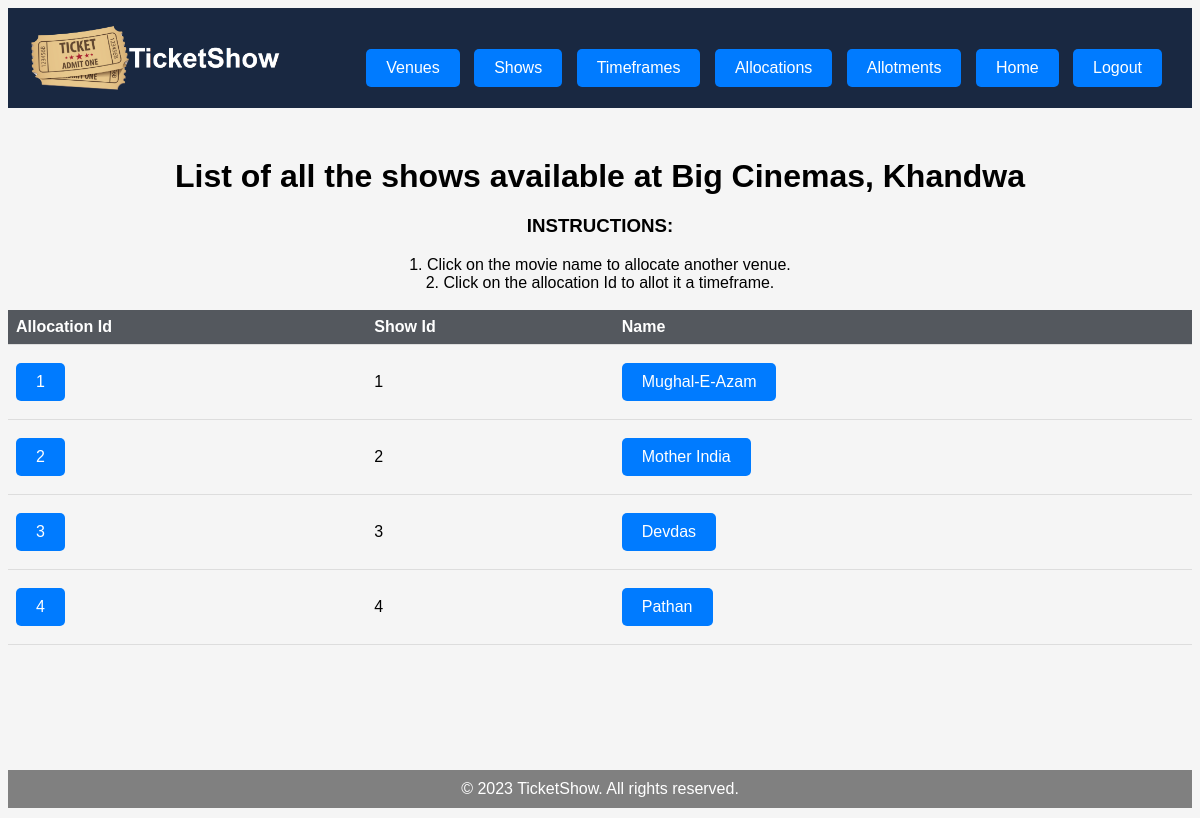
Screenshot of /admin/all_venues/view_allocations/1 (signed in) with the database file from the repository.
### models_1.py (models this page shows, shortened)
class Venue(db.Model):
    V_id = db.Column(db.Integer, primary_key=True)
    Name = db.Column(db.String(50), nullable=False)
    Location = db.Column(db.String(50), nullable=False)
    Place = db.Column(db.String(50), nullable=False)
    Capacity = db.Column(db.Integer, nullable=False)

class Show(db.Model):
    S_id = db.Column(db.Integer, primary_key=True)
    Name = db.Column(db.String(50), nullable = False)
    Rating = db.Column(db.Float, nullable=False)
    Tags = db.Column(db.String(50), nullable = True)
    TicketPrice = db.Column(db.Float, nullable = False)
    location = db.relationship('Venue', backref = "movie", secondary = "allocation")

### app.py (the view)
@app.route('/admin/all_venues/view_allocations/<int:id>', methods = ['GET', 'POST'])
@login_required
def view_allocations(id):
    v = Venue.query.get(id)
    shows = v.movie
    allocs = []
    for i in shows:
        a = Allocation.query.filter_by(V_id = id, S_id = i.S_id).first()
        allocs.append(int(a.A_id))
    return render_template('view_allocations.html', v = v, shows = shows, allocs = allocs, lis = list(range(len(shows))))

### app.py (called while the page is built)
@user_login_manager.user_loader
def load_user(user_id):
    return User.query.get(int(user_id))

### templates/view_allocations.html (shortened to what this page needs)
<!DOCTYPE html>
<html lang="en">
<head>
</head>
<body>
    <div class="header">
        <img src="{{ url_for('static', filename='TicketShow_logo.png') }}" alt="Logo">
        <div class="container">
            <div>
                <a href="/admin/all_venues">Venues</a>
                <a href="/admin/all_shows">Shows</a>
                <a href="/admin/all_timeframes">Timeframes</a>
                <a href="/admin/allocations">Allocations</a>
                <a href="/admin/allotments">Allotments</a>
                <a href="/admin">Home</a>
                <a href="/admin/logout">Logout</a>
            </div>
        </div>
    </div>
    {% if shows|length == 0%}
    <h1>No show is allocated to {{ v.Name }}, {{ v.Place }}!</h1>
    <div>
        <a href="/admin/all_shows">+Alocate a Show</a>
    </div>
    {% else %}
    <h1>List of all the shows available at {{ v.Name }}, {{ v.Place }}</h1>
    <h3>INSTRUCTIONS:</h3>
    1. Click on the movie name to allocate another venue.<br>
    2. Click on the allocation Id to allot it a timeframe.<br>
     <br>
    <table>
        <tr>
            <th>Allocation Id</th>
            <th>Show Id</th>
            <th>Name</th>
        </tr>
        {% for i in lis %}
            <tr>
                <td><a href="/admin/allocations/allot_timeframes/{{ allocs[i] }}">{{ allocs[i] }}</a></td>
                <td>{{ shows[i].S_id }}</td>
                <td><a href="/admin/all_shows/allocate_venues/{{ shows[i].S_id }}">{{ shows[i].Name }}</a></td>
            </tr>
        {% endfor %}
    </table>
    {% endif %}
</body>
<div class="footer">
    &copy; 2023 TicketShow. All rights reserved.
</div>
</html>

### templates/view_allocations.html (style rules this page uses)
body { font-family: Arial, sans-serif; background-color: #f5f5f5; text-align: center; display: flex; flex-direction: column; margin-bottom: 10px; min-height: 100vh; }
.header { display: flex; text-align: center; align-items: center; justify-content: space-between; background-color: #192841; color: #fff; padding: 10px 20px; }
.header img { height: 80px; }
.footer { background-color: #808080; color: #fff; padding: 10px 20px; text-align: center; margin-top: auto; }
table { border-collapse: collapse; width: 100%; }
th, td { text-align: left; padding: 8px; border-bottom: 1px solid #ddd; }
th { background-color: #54585e; color: white; }
h1 { text-align: center; margin-top: 50px; margin-bottom: 0; }
h3 { margin-top: 20px; }
a { display: inline-block; background-color: #007bff; color: white; text-align: center; padding: 10px 20px; text-decoration: none; margin-top: 10px; margin-right: 10px; margin-bottom: 10px; border-radius: 5px; }
.container { display: flex; justify-content: space-evenly; align-items: center; margin-top: 20px; }

### rows the page displays
Venue: Name "Big Cinemas", Place "Khandwa"
Show: S_id "1", Name "Mughal-E-Azam"
Show: S_id "2", Name "Mother India"
Show: S_id "3", Name "Devdas"
Show: S_id "4", Name "Pathan"

### other values shown
{{ allocs[i] }} "1" "2" "3" "4"
